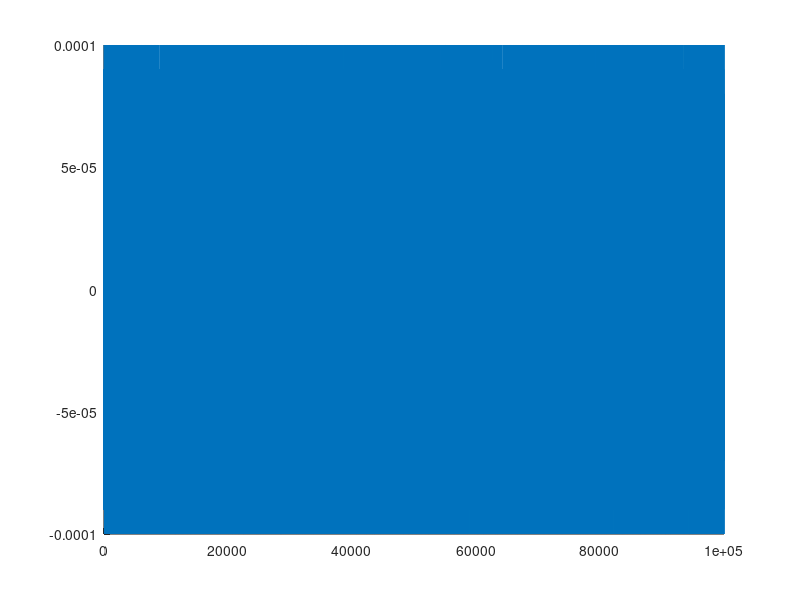

MATLAB code to generate this figure:
5%7. Considere duas variaveis aleatorias X e Y com PDF conjunta constante (igual a k) e diferente de zero
##apenas na area sombreada da figura abaixo.
##(a) Determine o valor da constante k.
##(b) Determine Pr[X ≥ Y ].a
##(c) Determine e esboce a PDF marginal de Y .
##(d) Determine e esboce a CDF marginal de Y .
##(e) Determine e esboce a PDF condicional de Y dado X = 5.
##(f) Determine a covariˆancia entre X e Y .


close all; clear all ; clc;

N = 100000;

%Gerar X e Y
X = randi([-10 10], 1 ,N);

figure; hold on ; grid on;

plot(X/N);

